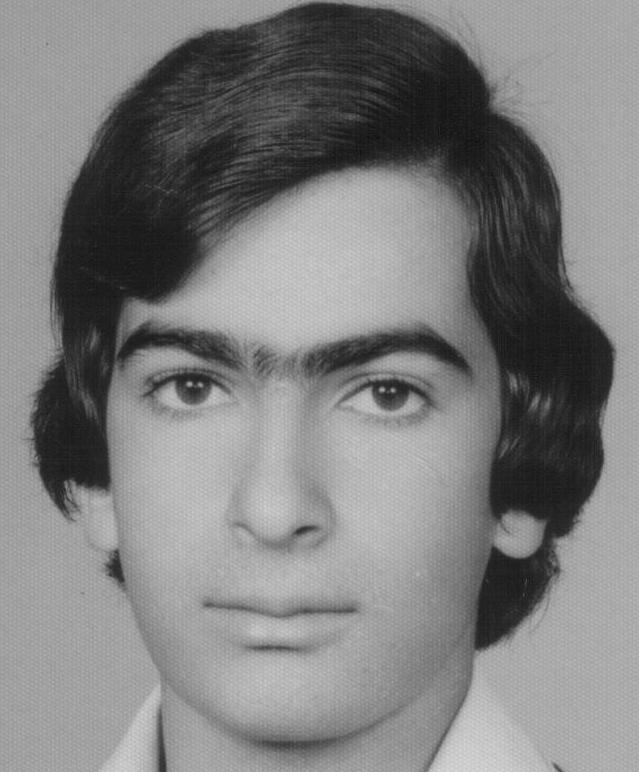
#> input picture FGNET/FGNET/images/001A16.JPG, 639 x 772 px, found by its file name; its folder holds only this picture in this run
$ jupyter execute --allow-errors Age_1_PCA_MLP.ipynb   (shell and % lines are left out)
#> lines starting #> are read from the running program, lines starting #| are printed output that depends on the picture
[cell 1]
import os
import cv2
import numpy as np

[cell 2]
def hotVector(n,classes):
    vector = [ 0 for i in range(classes) ]
    vector[n-1] = 1
    vector = np.array(vector)
    return vector

[cell 3]
# get the images from directory
dir = "Age-Estimation-Models/FGNET/FGNET/images"
images = []
for file in os.listdir(dir):
    img = cv2.imread(dir+"/"+file,0)
#> img is the input picture: shape (772, 639); min 15, max 216, mean 126.3
    images.append(img)
images = np.array(images)
print(np.shape(images[0]))
#| (772, 639)
# resize the images for uniformity
min_x, min_y = 1000,1000
for img in images:
    min_x, min_y = min(min_x,np.shape(img)[0]), min(min_y,np.shape(img)[1])
#> this loop made 1 pass
#> (min_x, min_y) on pass 1: (772, 639)
print(min_x,min_y)
#| 772 639
#> (the rest of this cell did not finish here and is left out)

[cell 4]
from sklearn.neural_network import MLPClassifier
perc = 50
train_x = []
train_y = []
for i in range((len(images)*perc)//100):
    train_x.append( images[i].flatten() )
    train_y.append( ages[i] )
#> this loop made 0 passes
#> after the loop, train_x = []; train_y = []

# print(np.shape(train_x),np.shape(train_y))
mlp = MLPClassifier(hidden_layer_sizes=(1024,512,100), activation='relu', solver='adam', alpha=0.0001, batch_size='auto' )
#> (the rest of this cell did not finish here and is left out)


$ run again, on FGNET/FGNET/images/002A26.JPG
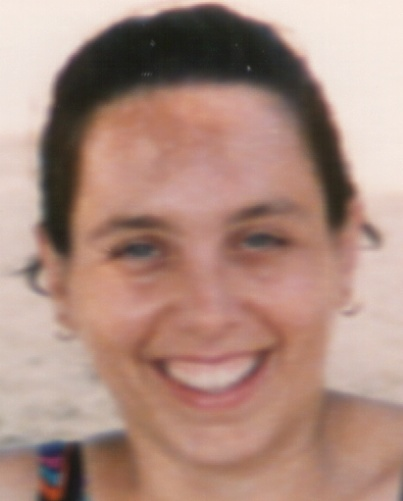
#> input picture FGNET/FGNET/images/002A26.JPG, 403 x 501 px, found by its file name
#> `img = cv2.imread(dir+"/"+file,0)`:
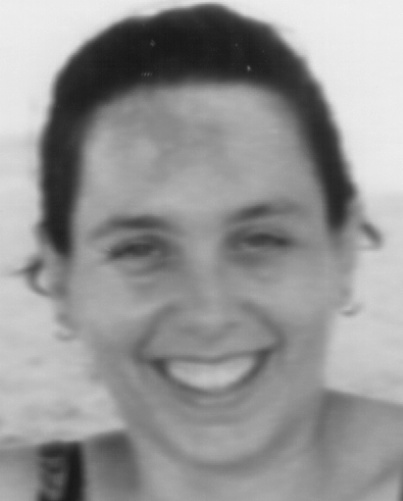
#> img: shape (501, 403); min 23, max 241, mean 148.8
#| (501, 403)
#> the loop `for img in images:` made 1 pass
#> (min_x, min_y) on pass 1: (501, 403)
#| 501 403
#> after the loop `for i in range((len(images)*perc)//100):`: train_x = []

$ run again, on FGNET/FGNET/images/003A25.JPG
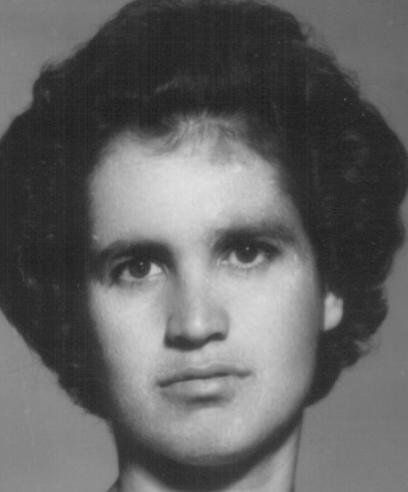
#> input picture FGNET/FGNET/images/003A25.JPG, 408 x 492 px, found by its file name
#> img is the input picture: shape (492, 408); min 28, max 224, mean 100
#| (492, 408)
#> the loop `for img in images:` made 1 pass
#> (min_x, min_y) on pass 1: (492, 408)
#| 492 408
#> after the loop `for i in range((len(images)*perc)//100):`: train_x = []

$ run again, on FGNET/FGNET/images/003A49.JPG
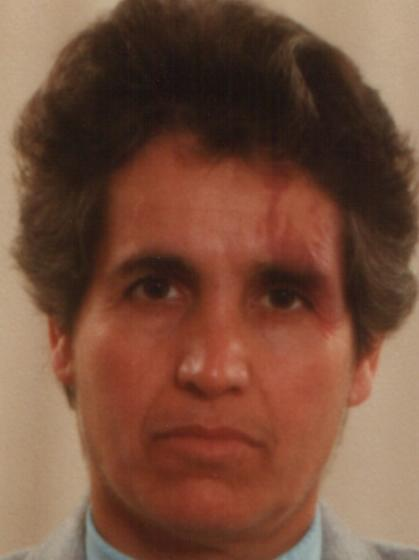
#> input picture FGNET/FGNET/images/003A49.JPG, 419 x 560 px, found by its file name
#> `img = cv2.imread(dir+"/"+file,0)`:
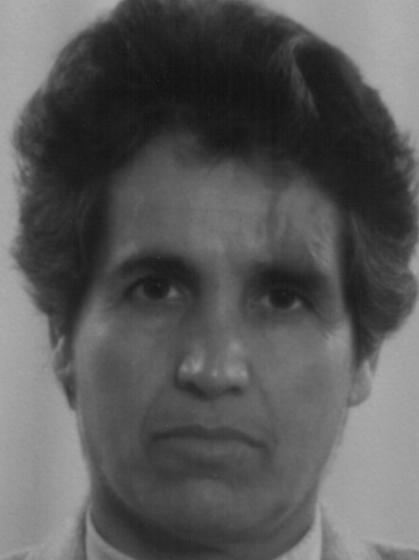
#> img: shape (560, 419); min 17, max 177, mean 89.6
#| (560, 419)
#> the loop `for img in images:` made 1 pass
#> (min_x, min_y) on pass 1: (560, 419)
#| 560 419
#> after the loop `for i in range((len(images)*perc)//100):`: train_x = []

$ run again, on FGNET/FGNET/images/001A33.JPG
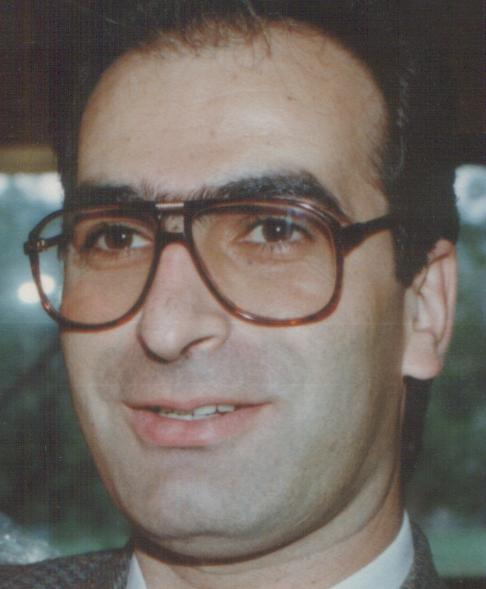
#> input picture FGNET/FGNET/images/001A33.JPG, 486 x 589 px, found by its file name
#> `img = cv2.imread(dir+"/"+file,0)`:
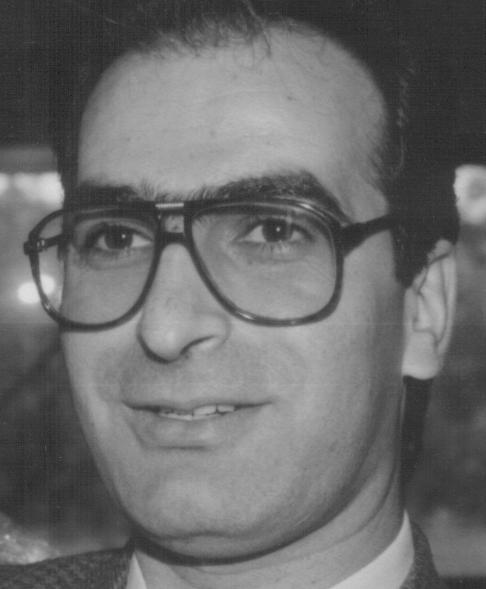
#> img: shape (589, 486); min 30, max 223, mean 107.9
#| (589, 486)
#> the loop `for img in images:` made 1 pass
#> (min_x, min_y) on pass 1: (589, 486)
#| 589 486
#> after the loop `for i in range((len(images)*perc)//100):`: train_x = []
